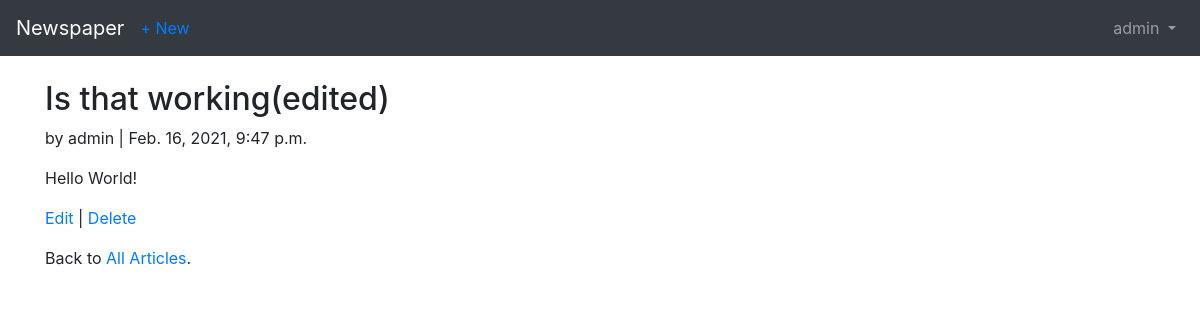
/articles/2/ (signed in), run on the app's committed database.
### users/models.py (models this page shows)
class CustomUser(AbstractUser):
    age = models.PositiveIntegerField(null = True, blank = True)

### articles/models.py (models this page shows, shortened)
class Article(models.Model):
    title = models.CharField( max_length=255)
    body = models.TextField()
    date = models.DateTimeField(auto_now_add=True)
    author = models.ForeignKey(
        get_user_model(),
        on_delete=models.CASCADE
        )

### articles/views.py (the view)
# urls.py: path('<int:pk>/', views.ArticleDetaiView.as_view(), name = 'article_detail'),
class ArticleDetaiView(LoginRequiredMixin, generic.DetailView):
    template_name = 'article_detail.html'
    model = Article
    login_url = 'login'

### users/templates/article_detail.html
{% extends 'base.html' %}
{% block content %}
    <div class="article-entry">
        <h2>{{ object.title }}</h2>
        <p>by {{ object.author }} | {{ object.date }}</p>
        <p>{{ object.body }}</p>
    </div>
    <p><a href="{% url 'article_edit' article.pk %}">Edit</a> |
    <a href="{% url 'article_delete' article.pk %}">Delete</a></p>
    <p>Back to <a href="{% url 'article_list' %}">All Articles</a>.</p>
{% endblock content %}

### users/templates/base.html (shortened to what this page needs)
<!DOCTYPE html>
<html>
    <head>
        <link rel="stylesheet"
href="https://stackpath.bootstrapcdn.com/bootstrap/4.1.3/css/\
bootstrap.min.css"
integrity="sha384-MCw98/SFnGE8fJT3GXwEOngsV7Zt27NXFoaoApmYm81i\
uXoPkFOJwJ8ERdknLPMO"
crossorigin="anonymous">
    </head>
    <body>
        <nav class="navbar navbar-expand-md navbar-dark bg-dark mb-4">
<a class="navbar-brand" href="{% url 'home' %}">Newspaper</a>
    {% if user.is_authenticated %}
        <ul class="navbar-nav mr-auto">
        <li class="nav-item"><a href="{% url 'articles_create' %}">+ New</a></li>
        </ul>
    {% endif %}
<div class="collapse navbar-collapse" id="navbarCollapse">
{% if user.is_authenticated %}
<ul class="navbar-nav ml-auto">
<li class="nav-item">
<a class="nav-link dropdown-toggle" href="#" id="userMenu"
data-toggle="dropdown" aria-haspopup="true"
aria-expanded="false">
{{ user.username }}
</a>
</li>
</ul>
{% endif %}
</div>
</nav>
    <div class = "container">
            {% block content %}
            {%endblock content %}
        </div>
    </body>
</html>

### data on the page
CustomUser: username "admin"
Article: title "Is that working(edited)", author "admin", date "Feb. 16, 2021, 9:47 p.m.", body "Hello World!"
